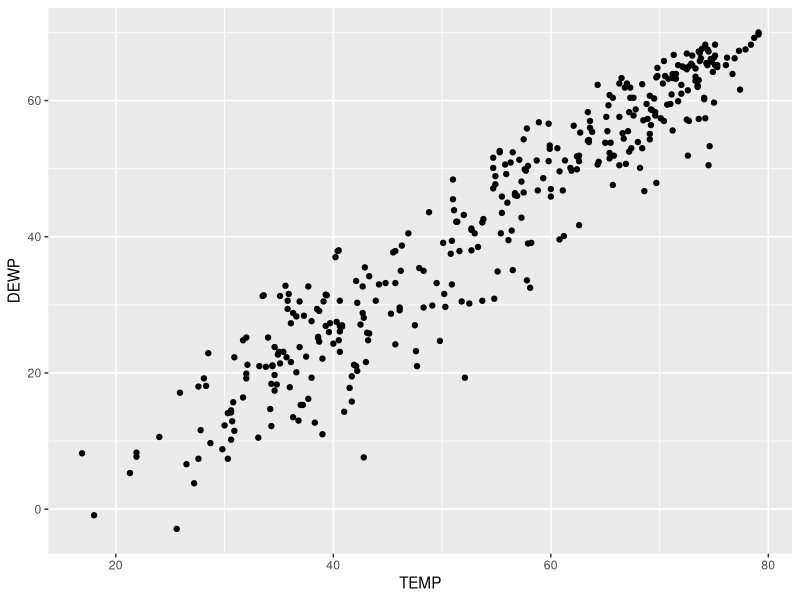
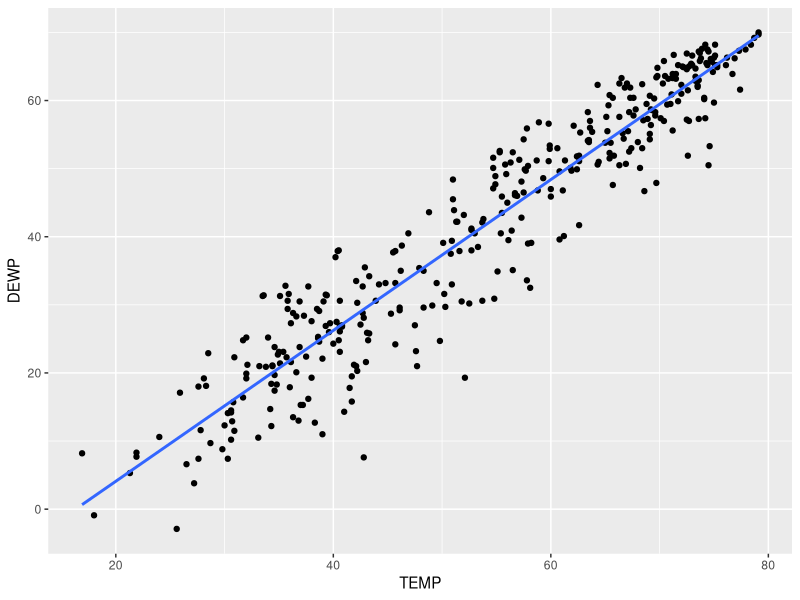
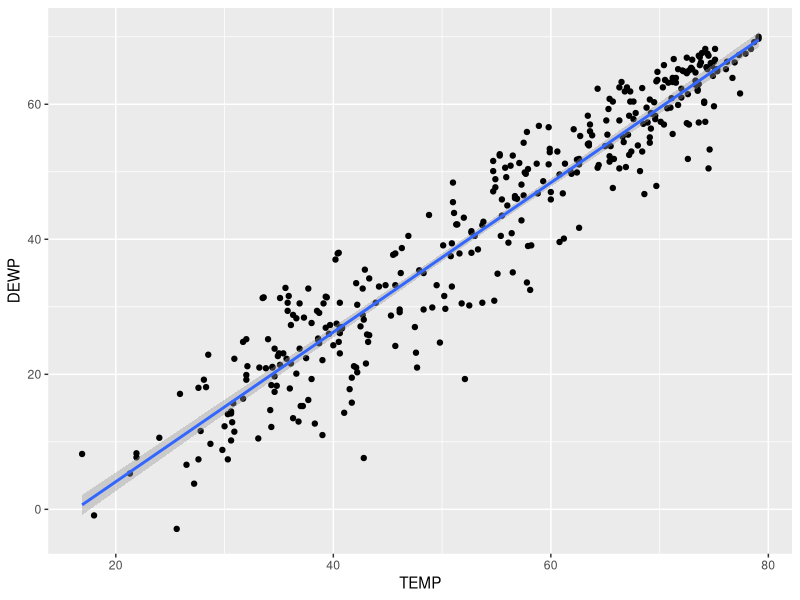
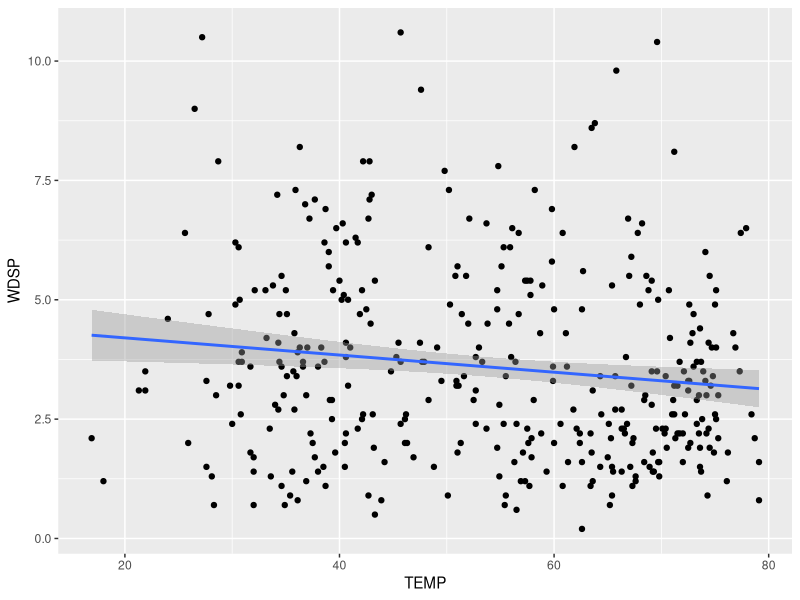
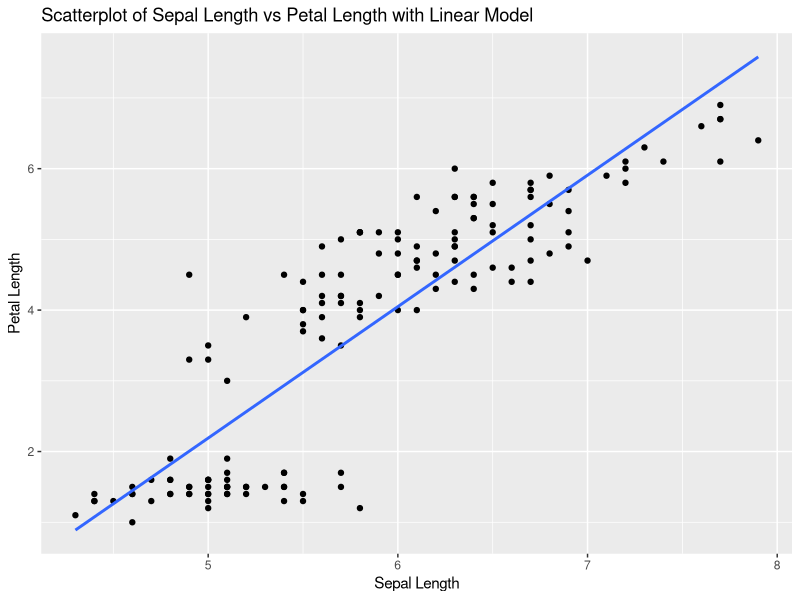
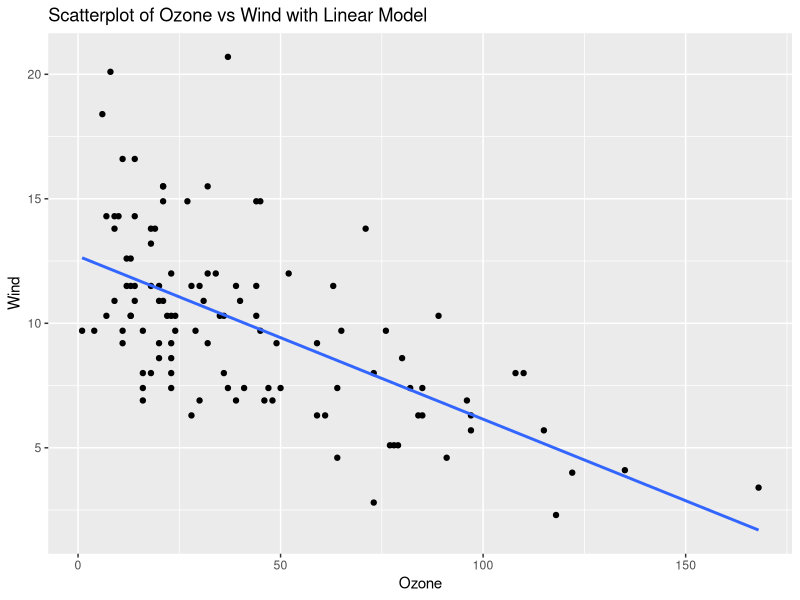
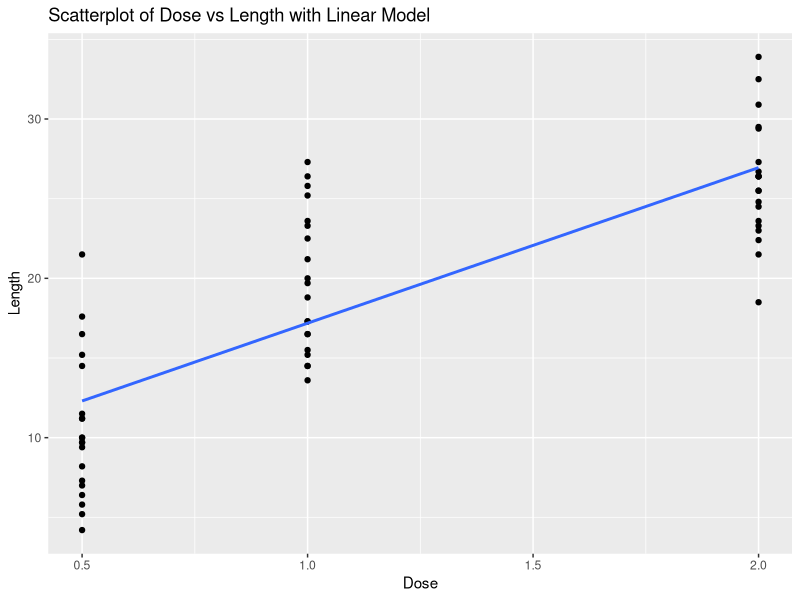
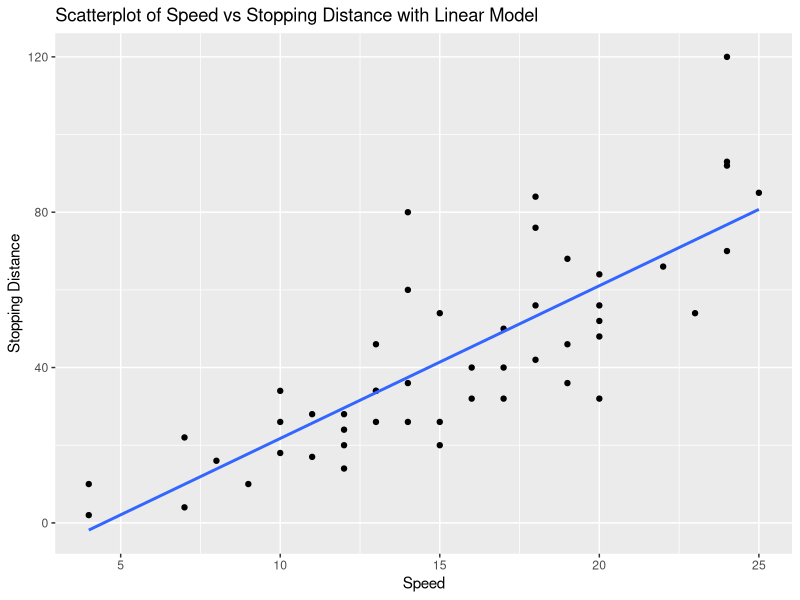

R code for these plots, in order:
## ---- chunk 1
knitr::opts_chunk$set(echo = TRUE)
library(tidyverse)
## ---- chunk 2

# Load up readr package. It contains the "read_csv( )" command

library(readr)
## ---- chunk 3

# Read in the data

SVA <- read_csv("SVA-Weather-2013.csv")

# Examine the first few rows to make sure the data looks OK.

head(SVA)
## ---- chunk 4

# Remember to make sure tidyverse is loaded up to use ggplot! 

library(tidyverse)
## ---- chunk 5

# We are now ready to create the scatterplot

ggplot(SVA, aes(x=TEMP, y=DEWP)) +
  geom_point()

## ---- chunk 6

# Find the standard deviation of the response variable, Dew Point 
# using the built-in "sd( )" command :

DEWP_sd <- sd(SVA$DEWP)

# Print it out to see the result : 

DEWP_sd

## ---- chunk 7

TEMP_sd <- sd(SVA$TEMP)

TEMP_sd
## ---- chunk 8

cor(SVA$TEMP, SVA$DEWP)

## ---- chunk 9

# Calculate the average of the Temperatures

TEMP_avg <- mean(SVA$TEMP)

TEMP_avg

# Calculate the average of the Dew Points

DEWP_avg <- mean(SVA$DEWP)

DEWP_avg
## ---- chunk 10

# Load the stats package

library(stats)
## ---- chunk 11

# Style 1 : 

lm(SVA$DEWP ~ SVA$TEMP)

## ---- chunk 12

# Style 2 : 

lm(DEWP ~ TEMP, data=SVA)

## ---- chunk 13

ggplot(SVA, aes(x=TEMP, y=DEWP)) +
  geom_point() +
  geom_smooth(method='lm', se=FALSE)

## ---- chunk 14

ggplot(SVA, aes(x=TEMP, y=DEWP)) +
  geom_point() +
  geom_smooth(method='lm', se=TRUE)

## ---- chunk 15

cor(SVA$TEMP, SVA$WDSP)
## ---- chunk 16

ggplot(SVA, aes(x=TEMP, y=WDSP)) +
  geom_point() +
  geom_smooth(method='lm', se=TRUE)

## ---- chunk 17
# Load ggplot2 and iris dataset
library(ggplot2)
data(iris)

# Calculate correlation
cor_sepal_petal <- cor(iris$Sepal.Length, iris$Petal.Length)
cor_sepal_petal

# Create scatterplot with linear model
ggplot(iris, aes(x = Sepal.Length, y = Petal.Length)) +
  geom_point() +
  geom_smooth(method = "lm", se = FALSE) +
  labs(title = "Scatterplot of Sepal Length vs Petal Length with Linear Model", x = "Sepal Length", y = "Petal Length")

# Explanation:
# The correlation value indicates the strength and direction of the linear relationship between Sepal Length and Petal Length.
# The scatterplot visualizes this relationship, and the linear model (line) shows the best fit line.
## ---- chunk 18
# Load ggplot2 and airquality dataset
library(ggplot2)
data(airquality)

# Remove NA values
airquality_clean <- na.omit(airquality)

# Calculate correlation
cor_ozone_wind <- cor(airquality_clean$Ozone, airquality_clean$Wind)
cor_ozone_wind

# Create scatterplot with linear model
ggplot(airquality_clean, aes(x = Ozone, y = Wind)) +
  geom_point() +
  geom_smooth(method = "lm", se = FALSE) +
  labs(title = "Scatterplot of Ozone vs Wind with Linear Model", x = "Ozone", y = "Wind")

# Explanation:
# The correlation value indicates the strength and direction of the linear relationship between Ozone and Wind.
# The scatterplot visualizes this relationship, and the linear model (line) shows the best fit line.
## ---- chunk 19
# Load ggplot2 and ToothGrowth dataset
library(ggplot2)
data(ToothGrowth)

# Calculate correlation
cor_dose_len <- cor(ToothGrowth$dose, ToothGrowth$len)
cor_dose_len

# Create scatterplot with linear model
ggplot(ToothGrowth, aes(x = dose, y = len)) +
  geom_point() +
  geom_smooth(method = "lm", se = FALSE) +
  labs(title = "Scatterplot of Dose vs Length with Linear Model", x = "Dose", y = "Length")

# Explanation:
# The correlation value indicates the strength and direction of the linear relationship between Dose and Length.
# The scatterplot visualizes this relationship, and the linear model (line) shows the best fit line.
## ---- chunk 20
# Load ggplot2 and cars dataset
library(ggplot2)
data(cars)

# Calculate correlation
cor_speed_dist <- cor(cars$speed, cars$dist)
cor_speed_dist

# Create scatterplot with linear model
ggplot(cars, aes(x = speed, y = dist)) +
  geom_point() +
  geom_smooth(method = "lm", se = FALSE) +
  labs(title = "Scatterplot of Speed vs Stopping Distance with Linear Model", x = "Speed", y = "Stopping Distance")

# Explanation:
# The correlation value indicates the strength and direction of the linear relationship between Speed and Stopping Distance.
# The scatterplot visualizes this relationship, and the linear model (line) shows the best fit line.
## ---- chunk 21
# Load ggplot2 and faithful dataset
library(ggplot2)
data(faithful)

# Calculate correlation
cor_eruptions_waiting <- cor(faithful$eruptions, faithful$waiting)
cor_eruptions_waiting

# Create scatterplot with linear model
ggplot(faithful, aes(x = eruptions, y = waiting)) +
  geom_point() +
  geom_smooth(method = "lm", se = FALSE) +
  labs(title = "Scatterplot of Eruptions vs Waiting Time with Linear Model", x = "Eruptions", y = "Waiting Time")

# Explanation:
# The correlation value indicates the strength and direction of the linear relationship between Eruptions and Waiting Time.
# The scatterplot visualizes this relationship, and the linear model (line) shows the best fit line.
## ---- chunk 22
# Load ggplot2 and ChickWeight dataset
library(ggplot2)
data(ChickWeight)

# Calculate correlation
cor_time_weight <- cor(ChickWeight$Time, ChickWeight$weight)
cor_time_weight

# Create scatterplot with linear model
ggplot(ChickWeight, aes(x = Time, y = weight)) +
  geom_point() +
  geom_smooth(method = "lm", se = FALSE) +
  labs(title = "Scatterplot of Time vs Weight with Linear Model", x = "Time", y = "Weight")

# Explanation:
# The correlation value indicates the strength and direction of the linear relationship between Time and Weight.
# The scatterplot visualizes this relationship, and the linear model (line) shows the best fit line.
## ---- chunk 23
# Load ggplot2 and pressure dataset
library(ggplot2)
data(pressure)

# Calculate correlation
cor_temperature_pressure <- cor(pressure$temperature, pressure$pressure)
cor_temperature_pressure

# Create scatterplot with linear model
ggplot(pressure, aes(x = temperature, y = pressure)) +
  geom_point() +
  geom_smooth(method = "lm", se = FALSE) +
  labs(title = "Scatterplot of Temperature vs Pressure with Linear Model", x = "Temperature", y = "Pressure")

# Explanation:
# The correlation value indicates the strength and direction of the linear relationship between Temperature and Pressure.
# The scatterplot visualizes this relationship, and the linear model (line) shows the best fit line.
## ---- chunk 24
# Load ggplot2 and trees dataset
library(ggplot2)
data(trees)

# Calculate correlation
cor_girth_volume <- cor(trees$Girth, trees$Volume)
cor_girth_volume

# Create scatterplot with linear model
ggplot(trees, aes(x = Girth, y = Volume)) +
  geom_point() +
  geom_smooth(method = "lm", se = FALSE) +
  labs(title = "Scatterplot of Girth vs Volume with Linear Model", x = "Girth", y = "Volume")

# Explanation:
# The correlation value indicates the strength and direction of the linear relationship between Girth and Volume.
# The scatterplot visualizes this relationship, and the linear model (line) shows the best fit line.
## ---- chunk 25
# Load ggplot2 and USArrests dataset
library(ggplot2)
data(USArrests)

# Calculate correlation
cor_urbanpop_assault <- cor(USArrests$UrbanPop, USArrests$Assault)
cor_urbanpop_assault

# Create scatterplot with linear model
ggplot(USArrests, aes(x = UrbanPop, y = Assault)) +
  geom_point() +
  geom_smooth(method = "lm", se = FALSE) +
  labs(title = "Scatterplot of Urban Population vs Assaults with Linear Model", x = "Urban Population", y = "Assaults")

# Explanation:
# The correlation value indicates the strength and direction of the linear relationship between Urban Population and Assaults.
# The scatterplot visualizes this relationship, and the linear model (line) shows the best fit line.
## ---- chunk 26
# Load ggplot2 and swiss dataset
library(ggplot2)
data(swiss)

# Calculate correlation
cor_education_fertility <- cor(swiss$Education, swiss$Fertility)
cor_education_fertility

# Create scatterplot with linear model
ggplot(swiss, aes(x = Education, y = Fertility)) +
  geom_point() +
  geom_smooth(method = "lm", se = FALSE) +
  labs(title = "Scatterplot of Education vs Fertility with Linear Model", x = "Education", y = "Fertility")

# Explanation:
# The correlation value indicates the strength and direction of the linear relationship between Education and Fertility.
# The scatterplot visualizes this relationship, and the linear model (line) shows the best fit line.
